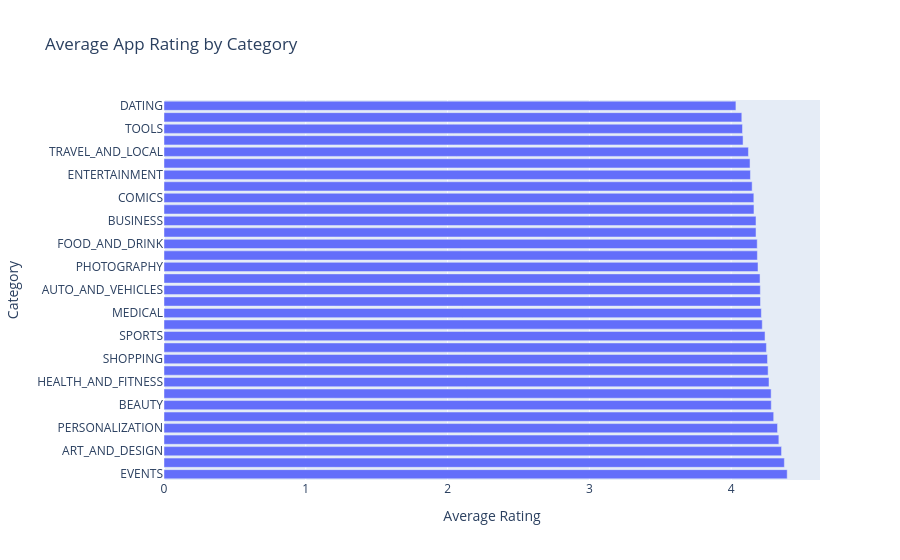

Source (notebook cell):
### Code cell
fig = px.bar(
    category_rating.sort_values(ascending=False),
    x=category_rating.sort_values(ascending=False).values,
    y=category_rating.sort_values(ascending=False).index,
    orientation="h",
    title="Average App Rating by Category",
    labels={
        "x": "Average Rating",
        "y": "Category"
    }
)

fig.show()

### Figure 1 — Plotly figure (JSON) as saved in the notebook; plotly's stock layout.template omitted (floating-point values rounded to 4 significant figures)
{"data": [{"hovertemplate": "Average Rating=%{x}<br>Category=%{y}<extra></extra>", "legendgroup": "", "marker": {"color": "#636efa", "pattern": {"shape": ""}}, "name": "", "orientation": "h", "showlegend": false, "textposition": "auto", "type": "bar", "x": [4.395, 4.375, 4.355, 4.337, 4.327, 4.3, 4.283, 4.282, 4.267, 4.261, 4.256, 4.249, 4.239, 4.219, 4.213, 4.207, 4.206, 4.204, 4.189, 4.185, 4.184, 4.175, 4.175, 4.161, 4.16, 4.148, 4.136, 4.133, 4.122, 4.084, 4.08, 4.075, 4.034], "xaxis": "x", "y": ["EVENTS", "EDUCATION", "ART_AND_DESIGN", "BOOKS_AND_REFERENCE", "PERSONALIZATION", "PARENTING", "BEAUTY", "GAME", "HEALTH_AND_FITNESS", "SOCIAL", "SHOPPING", "WEATHER", "SPORTS", "PRODUCTIVITY", "MEDICAL", "LIBRARIES_AND_DEMO", "AUTO_AND_VEHICLES", "FAMILY", "PHOTOGRAPHY", "HOUSE_AND_HOME", "FOOD_AND_DRINK", "COMMUNICATION", "BUSINESS", "NEWS_AND_MAGAZINES", "COMICS", "FINANCE", "ENTERTAINMENT", "LIFESTYLE", "TRAVEL_AND_LOCAL", "VIDEO_PLAYERS", "TOOLS", "MAPS_AND_NAVIGATION", "DATING"], "yaxis": "y"}], "layout": {"barmode": "relative", "legend": {"tracegroupgap": 0}, "title": {"text": "Average App Rating by Category"}, "xaxis": {"anchor": "y", "domain": [0, 1], "title": {"text": "Average Rating"}}, "yaxis": {"anchor": "x", "domain": [0, 1], "title": {"text": "Category"}}}}
